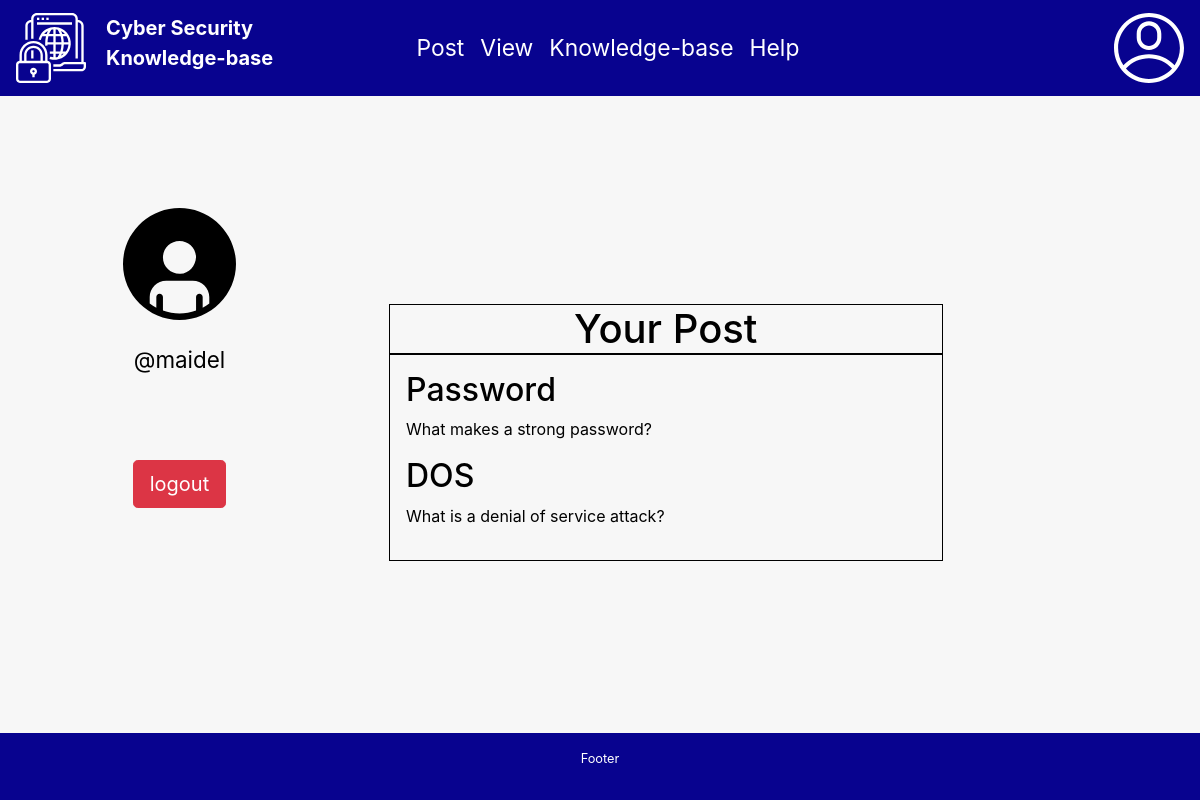
The page /user_profile (signed in) on the database as committed earlier.
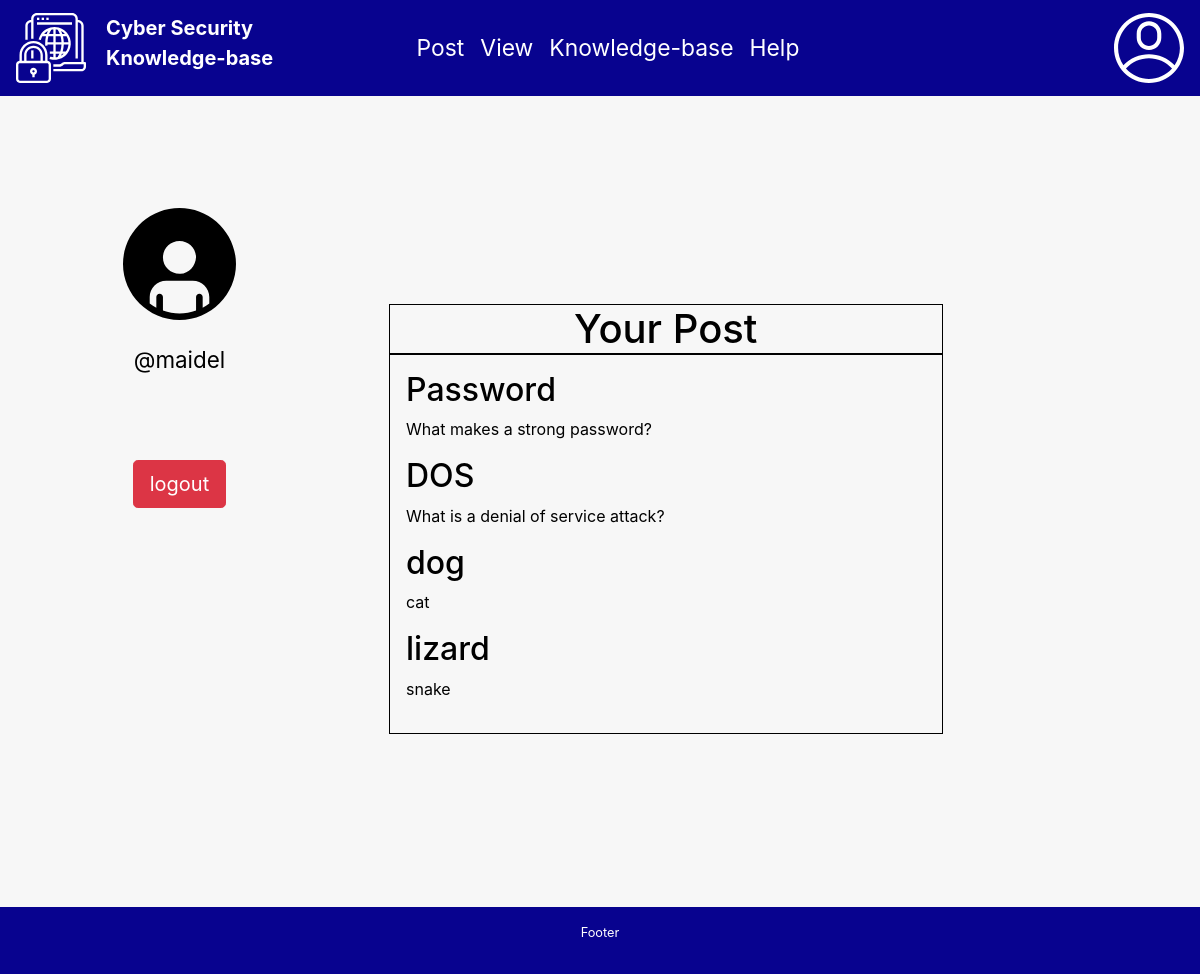
The same page on the database as committed later.
### QuestionandAnswerForum/models.py (models this page shows, shortened)
class Question(models.Model):
    id = models.AutoField(primary_key=True)
    question_title = models.CharField(max_length=255)
    content = models.TextField()
    date_posted = models.DateTimeField(auto_now_add=True)
    posted_by = models.ForeignKey(User, on_delete = models.PROTECT)
    expertise_required = models.BooleanField(default = False)
    slug = models.SlugField(max_length=40)
    anonymous = models.BooleanField(default = True)

### QuestionandAnswerForum/views.py (the view)
# urls.py: path('user_profile', user_profile),
def user_profile(request):
    if not request.user.is_authenticated:
       return redirect('http://127.0.0.1:8000/login')
    else:
       context= {'firstname' : request.user.username}
       try:
           context['question'] =  Question.objects.filter(posted_by=request.user)
       except ObjectDoesNotExist:
           print("No questions by user")
    return render(request, "user_profile.html",context)

### QuestionandAnswerForum/templates/user_profile.html (shortened to what this page needs)
{% extends 'base.html' %}
{% load static %}
  {% block body %}
  <div class="row fix-margin">
    <div class="col-4">
  <div class="profile-image">
  <img src="{% static 'images/user.svg' %}" width="30%" height="30%">
  <p class="profile-name">@{{firstname}}</p></div>
  <form method= "POST" action = "logout">
    <div class="user-logout-button">
      <input type = "submit" value="logout" class="btn btn-lg btn-danger">
    </div>
    </form>
   </div>
  <div class="col-6">
    <div class="profile-post">
    <h1 class="your-post-title"> Your Post </h1>
    <div class="your-post">
  {% for q  in question %}
  <div class="profile-inner-post">
  <a href="/question/{{ q.id }}/{{ q.slug }}"><h2 class="q-color-black">{{ q.question_title }}</h2></a>
{{q.content}}
</div>
{% endfor %}
</div>
</div>
</div>
{% endblock %}

### QuestionandAnswerForum/templates/base.html (shortened to what this page needs)
<!doctype html>
{% load static %}
<html lang="en">
  <head>
    <link rel="stylesheet" href="https://stackpath.bootstrapcdn.com/bootstrap/4.3.1/css/bootstrap.min.css">
	<link rel="stylesheet" type="text/css" href="{% static 'css/style.css' %}"/>
  </head>
  <body>
  <nav class="navbar navbar-expand-lg navbar-color">
  <a class="navbar-brand" href="http://127.0.0.1:8000/"><img src="{% static 'images/cyber-security-white.svg' %}"  width="70" height="70" alt=""/>
  <span class="logo-title"><strong>Cyber Security<br>Knowledge-base</strong></span></a>
  <div class="collapse navbar-collapse justify-content-center" id="navbarSupportedContent">
    <ul class="navbar-nav nav-font">
      <li class="nav-item active">
        <a class="nav-link q-color" href="http://127.0.0.1:8000/ask-question">Post <span class="sr-only">(current)</span></a>
      </li>
      <li class="nav-item">
        <a class="nav-link q-color" href="http://127.0.0.1:8000/see-questions">View</a>
      </li>
      <li class="nav-item">
        <a class="nav-link q-color" href="http://127.0.0.1:8000/submit-query">Knowledge-base</a>
      </li>
      <li class="nav-item">
        <a class="nav-link q-color" href="#">Help</a>
      </li>
    </ul>
  </div>
  <span class="profile">
    <a href = "http://127.0.0.1:8000/user_profile">  <img src="{% static 'images/account-white.svg' %}" width="70" height="70"/> </a>
    </span>
</nav>
    {% block body %}
{% endblock %}
   <footer class="navbar-fixed-bottom">
        <small><p>Footer</p></small>
   </footer>
  </body>
</html>

### QuestionandAnswerForum/static/css/style.css (style rules this page uses)
body { background-color: #f7f7f7; color: black; padding-bottom: 2.5rem; height: 100%; }
html { height: 100%; }
.navbar-color { background-color: #08038F; color: white; }
.logo-title { font-size: 1em; display: inline-block; color: white; position: absolute; padding-left: 1em; }
.nav-item { font-size: 1.3em; color: white !important; }
.nav-font { font-size: 1.1em; }
.q-color { color: white; }
.q-color-black { color: black; }
footer { background-color: #08038F; color: white; position: fixed; left: 0; bottom: 0; width: 100%; overflow: hidden; padding: 1rem; text-align: center; }
.user-logout-button { display: table; margin-left: 7em; margin: auto; }
.profile-image img { margin-top: 5em; width: 50%; height: 50%; display: block; margin: auto; }
.profile-image { font-size: 1.4em; padding: 0 3em 3em 3em; text-align: center; margin-top: 5em; }
.profile-name { padding-top: 1em; }
.your-post { border: 2px solid; }
.your-post { border: 1.5px solid; padding: 1em; }
.your-post-title { border: 1.5px solid; margin-bottom: 0; text-align: center; }
.profile-post { margin-top: 13em; margin-bottom: 15em; }
.fix-margin { margin-right: 3em !important; }
.profile-inner-post { margin-bottom: 1em; }

Rows that differ between the two databases and show on the page:
added Question: question_title "dog", content "cat"
added Question: question_title "lizard", content "snake"
